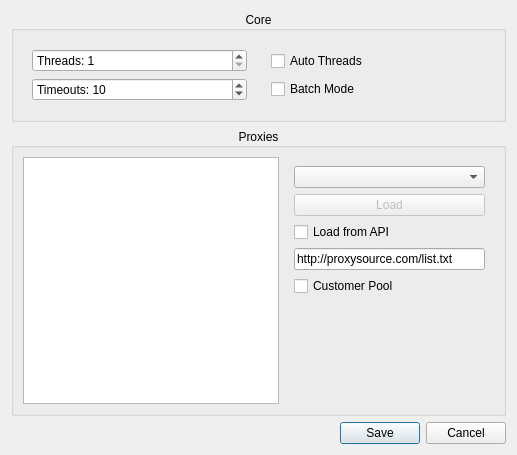
<?xml version="1.0" encoding="UTF-8"?>
<ui version="4.0">
 <class>Settings</class>
 <widget class="QDialog" name="Settings">
  <property name="geometry">
   <rect>
    <x>0</x>
    <y>0</y>
    <width>517</width>
    <height>455</height>
   </rect>
  </property>
  <property name="windowTitle">
   <string>Settings</string>
  </property>
  <layout class="QVBoxLayout" name="verticalLayout">
   <item>
    <widget class="QGroupBox" name="groupBox_4">
     <property name="title">
      <string>Core</string>
     </property>
     <property name="alignment">
      <set>Qt::AlignCenter</set>
     </property>
     <layout class="QHBoxLayout" name="horizontalLayout">
      <item>
       <widget class="QWidget" name="widget_2" native="true">
        <layout class="QVBoxLayout" name="verticalLayout_4">
         <item>
          <widget class="QSpinBox" name="threadsSpinbox">
           <property name="mouseTracking">
            <bool>true</bool>
           </property>
           <property name="toolTip">
            <string>Set your Threads</string>
           </property>
           <property name="suffix">
            <string/>
           </property>
           <property name="prefix">
            <string>Threads: </string>
           </property>
           <property name="minimum">
            <number>1</number>
           </property>
           <property name="maximum">
            <number>500</number>
           </property>
          </widget>
         </item>
         <item>
          <widget class="QSpinBox" name="timeoutsSpinbox">
           <property name="mouseTracking">
            <bool>true</bool>
           </property>
           <property name="toolTip">
            <string>Set your Threads</string>
           </property>
           <property name="suffix">
            <string/>
           </property>
           <property name="prefix">
            <string>Timeouts: </string>
           </property>
           <property name="minimum">
            <number>5</number>
           </property>
           <property name="maximum">
            <number>20</number>
           </property>
           <property name="value">
            <number>10</number>
           </property>
          </widget>
         </item>
        </layout>
       </widget>
      </item>
      <item>
       <widget class="QWidget" name="widget_3" native="true">
        <layout class="QVBoxLayout" name="verticalLayout_3">
         <item>
          <widget class="QCheckBox" name="autoThreadsCheckBox">
           <property name="text">
            <string>Auto Threads</string>
           </property>
          </widget>
         </item>
         <item>
          <widget class="QCheckBox" name="batchModeCheckBox">
           <property name="text">
            <string>Batch Mode</string>
           </property>
          </widget>
         </item>
        </layout>
       </widget>
      </item>
     </layout>
    </widget>
   </item>
   <item>
    <widget class="QGroupBox" name="groupBox">
     <property name="title">
      <string>Proxies</string>
     </property>
     <property name="alignment">
      <set>Qt::AlignCenter</set>
     </property>
     <layout class="QHBoxLayout" name="horizontalLayout_2">
      <item>
       <widget class="QPlainTextEdit" name="proxiesTextbox"/>
      </item>
      <item>
       <widget class="QWidget" name="widget" native="true">
        <layout class="QVBoxLayout" name="verticalLayout_2">
         <item>
          <widget class="QComboBox" name="proxyTypeComboBox">
           <property name="placeholderText">
            <string>Proxy Type</string>
           </property>
           <item>
            <property name="text">
             <string>NONE</string>
            </property>
           </item>
           <item>
            <property name="text">
             <string>HTTP</string>
            </property>
           </item>
           <item>
            <property name="text">
             <string>SOCKS4</string>
            </property>
           </item>
           <item>
            <property name="text">
             <string>SOCKS5</string>
            </property>
           </item>
          </widget>
         </item>
         <item>
          <widget class="QPushButton" name="loadProxiesButton">
           <property name="enabled">
            <bool>false</bool>
           </property>
           <property name="text">
            <string>Load</string>
           </property>
          </widget>
         </item>
         <item>
          <widget class="QCheckBox" name="loadProxiesFromAPI">
           <property name="text">
            <string>Load from API</string>
           </property>
          </widget>
         </item>
         <item>
          <widget class="QLineEdit" name="lineEdit">
           <property name="text">
            <string>http://proxysource.com/list.txt</string>
           </property>
          </widget>
         </item>
         <item>
          <widget class="QCheckBox" name="loadCustomerProxies">
           <property name="text">
            <string>Customer Pool</string>
           </property>
          </widget>
         </item>
         <item>
          <spacer name="verticalSpacer">
           <property name="orientation">
            <enum>Qt::Vertical</enum>
           </property>
           <property name="sizeHint" stdset="0">
            <size>
             <width>20</width>
             <height>40</height>
            </size>
           </property>
          </spacer>
         </item>
        </layout>
       </widget>
      </item>
     </layout>
    </widget>
   </item>
   <item>
    <widget class="QDialogButtonBox" name="buttonBox">
     <property name="orientation">
      <enum>Qt::Horizontal</enum>
     </property>
     <property name="standardButtons">
      <set>QDialogButtonBox::Cancel|QDialogButtonBox::Save</set>
     </property>
    </widget>
   </item>
  </layout>
 </widget>
 <resources/>
 <connections>
  <connection>
   <sender>buttonBox</sender>
   <signal>accepted()</signal>
   <receiver>Settings</receiver>
   <slot>accept()</slot>
   <hints>
    <hint type="sourcelabel">
     <x>248</x>
     <y>254</y>
    </hint>
    <hint type="destinationlabel">
     <x>157</x>
     <y>274</y>
    </hint>
   </hints>
  </connection>
  <connection>
   <sender>buttonBox</sender>
   <signal>rejected()</signal>
   <receiver>Settings</receiver>
   <slot>reject()</slot>
   <hints>
    <hint type="sourcelabel">
     <x>316</x>
     <y>260</y>
    </hint>
    <hint type="destinationlabel">
     <x>286</x>
     <y>274</y>
    </hint>
   </hints>
  </connection>
 </connections>
</ui>
